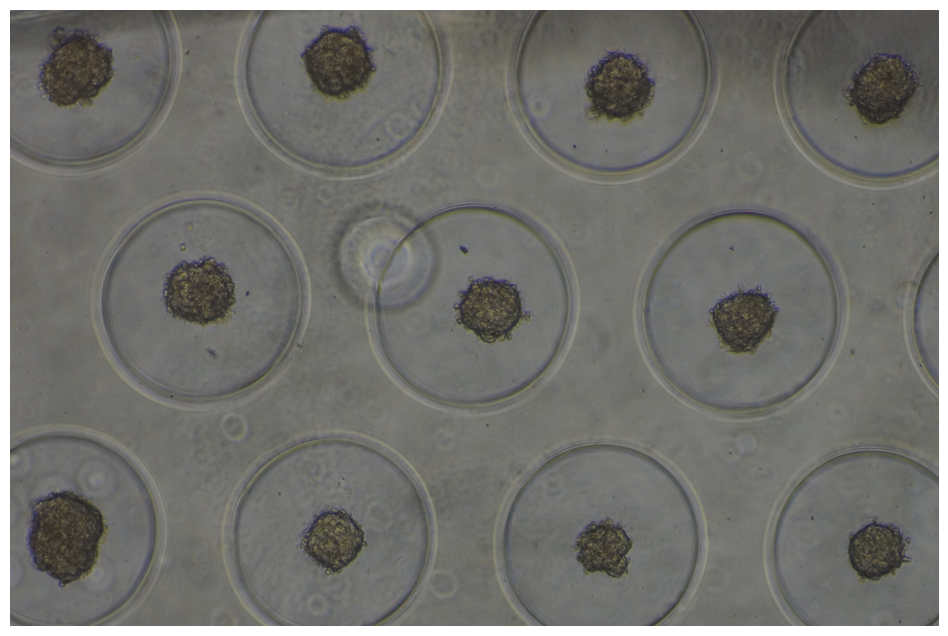
#> input picture assets/sample.png, 948 x 636 px; its folder holds only this picture in this run
$ python -i well_detection.py   (imports and definitions only)
#> lines starting #> are read from the running program, lines starting #| are printed output that depends on the picture; after the words box and inside, x2 and y2 are one past the last pixel; in counts of white or black regions, pixels touching at a corner belong together
from __future__ import annotations

import math
import statistics
from dataclasses import dataclass


@dataclass(frozen=True)
class Well:
  x: int
  y: int
  radius: int
  inferred: bool = False
  deep: bool = False

  # [8 lines left out: function as_dict, not called in this run]


@dataclass(frozen=True)
class SpheroidPrompt:
  box: tuple[int, int, int, int]
  center: tuple[int, int]
  area: int
  contrast: float

  # [7 lines left out: function as_dict, not called in this run]


def detect_wells(image_rgb, max_edge: int = 1200) -> list[Well]:
  cv2, np = _deps()
  if image_rgb.ndim != 3 or image_rgb.shape[2] < 3:
    raise ValueError("Well detection expects an RGB image")

  height, width = image_rgb.shape[:2]
  scale = min(1.0, max_edge / max(width, height)) if max_edge > 0 else 1.0
  if scale < 1.0:
    work = cv2.resize(image_rgb, None, fx=scale, fy=scale, interpolation=cv2.INTER_AREA)
  else:
    work = image_rgb

  gray = cv2.cvtColor(work, cv2.COLOR_RGB2GRAY)
  gray = cv2.GaussianBlur(gray, (9, 9), 2)
  short_edge = min(gray.shape[:2])
  circles = cv2.HoughCircles(
    gray,
    cv2.HOUGH_GRADIENT,
    dp=1.2,
    minDist=max(24, round(short_edge * 0.20)),
    param1=60,
    param2=25,
    minRadius=max(12, round(short_edge * 0.10)),
    maxRadius=max(24, round(short_edge * 0.25)),
  )
  if circles is None:
    return []

  detected = [
    Well(
      x=round(float(x) / scale),
      y=round(float(y) / scale),
      radius=round(float(radius) / scale),
    )
    for x, y, radius in circles[0]
  ]
  detected = _filter_radius_outliers(detected)
  completed = complete_well_rows(detected, width, height)
  deep_plate = _is_deep_well_plate(image_rgb, completed, cv2, np)
  return [
    Well(well.x, well.y, well.radius, inferred=well.inferred, deep=deep_plate)
    for well in completed
  ]


def complete_well_rows(wells: list[Well], width: int, height: int) -> list[Well]:
  if len(wells) < 4:
    return _sort_wells(wells)

  median_radius = statistics.median(well.radius for well in wells)
  rows = _cluster_rows(wells, tolerance=max(8.0, median_radius * 0.48))
  spacing = _horizontal_spacing(rows, median_radius)
  if spacing is None:
    return _sort_wells(wells)

  completed = []
  for row in rows:
    completed.extend(_complete_row(row, spacing, median_radius, width))
  return _sort_wells(_deduplicate_wells(completed, median_radius * 0.35))


# [159 lines left out: functions find_spheroid_prompt, choose_prompt_mask, not called in this run]


def _filter_radius_outliers(wells: list[Well]) -> list[Well]:
  if len(wells) < 3:
    return wells
  median_radius = statistics.median(well.radius for well in wells)
  return [
    well for well in wells
    if median_radius * 0.60 <= well.radius <= median_radius * 1.50
  ]


def _is_deep_well_plate(image_rgb, wells: list[Well], cv2, np) -> bool:
  if len(wells) < 3:
    return False
  gray = cv2.cvtColor(image_rgb, cv2.COLOR_RGB2GRAY)
  contrasts = []
  for well in wells:
    radius = well.radius
    crop_radius = round(radius * 0.58)
    left = max(0, well.x - crop_radius)
    top = max(0, well.y - crop_radius)
    right = min(gray.shape[1], well.x + crop_radius + 1)
    bottom = min(gray.shape[0], well.y + crop_radius + 1)
    crop = gray[top:bottom, left:right]
    if crop.size == 0:
      continue
    yy, xx = np.ogrid[:crop.shape[0], :crop.shape[1]]
    local_x = well.x - left
    local_y = well.y - top
    distance_sq = (xx - local_x) ** 2 + (yy - local_y) ** 2
    inner = distance_sq <= (radius * 0.28) ** 2
    outer = (distance_sq >= (radius * 0.38) ** 2) & (distance_sq <= (radius * 0.55) ** 2)
    if np.any(inner) and np.any(outer):
      contrasts.append(float(np.median(crop[inner])) - float(np.median(crop[outer])))
  return bool(contrasts and statistics.median(contrasts) > 50.0)


def _cluster_rows(wells: list[Well], tolerance: float) -> list[list[Well]]:
  rows = []
  for well in sorted(wells, key=lambda item: (item.y, item.x)):
    matching = [
      row for row in rows
      if abs(well.y - statistics.fmean(item.y for item in row)) <= tolerance
    ]
    if matching:
      min(matching, key=lambda row: abs(well.y - statistics.fmean(item.y for item in row))).append(well)
    else:
      rows.append([well])
  return [sorted(row, key=lambda item: item.x) for row in rows]


def _horizontal_spacing(rows: list[list[Well]], median_radius: float) -> float | None:
  differences = []
  for row in rows:
    differences.extend(
      right.x - left.x
      for left, right in zip(row, row[1:])
      if median_radius * 1.6 <= right.x - left.x <= median_radius * 6.0
    )
  if not differences:
    return None
  differences.sort()
  lower_count = max(1, math.ceil(len(differences) * 0.60))
  spacing = statistics.median(differences[:lower_count])
  return spacing if median_radius * 1.8 <= spacing <= median_radius * 5.5 else None


def _complete_row(row: list[Well], spacing: float, median_radius: float, width: int) -> list[Well]:
  anchor = min(row, key=lambda item: item.x)
  positions = []
  index = math.floor((0 - anchor.x) / spacing)
  while True:
    x = anchor.x + index * spacing
    if x > width - 1:
      break
    if x >= 0:
      nearest = min(row, key=lambda item: abs(item.x - x))
      if abs(nearest.x - x) <= spacing * 0.28:
        positions.append(nearest)
      else:
        positions.append(Well(
          x=round(x),
          y=round(statistics.fmean(item.y for item in row)),
          radius=round(median_radius),
          inferred=True,
        ))
    index += 1
  return positions


def _deduplicate_wells(wells: list[Well], distance: float) -> list[Well]:
  kept = []
  for well in sorted(wells, key=lambda item: (item.inferred, item.y, item.x)):
    if all(math.hypot(well.x - other.x, well.y - other.y) > distance for other in kept):
      kept.append(well)
  return kept


def _sort_wells(wells: list[Well]) -> list[Well]:
  return sorted(wells, key=lambda item: (item.y, item.x))


def _odd_size(value: float, minimum: int, maximum: int) -> int:
  size = max(minimum, min(maximum, round(value)))
  return size if size % 2 == 1 else size + 1


def _deps():
  try:
    import cv2
    import numpy as np
  except ImportError as exc:
    raise RuntimeError(
      "Well-aware segmentation requires numpy and opencv-python-headless"
    ) from exc
  return cv2, np

>>> import cv2
>>> picture = cv2.cvtColor(cv2.imread('../assets/sample.png'), cv2.COLOR_BGR2RGB)
>>> result = detect_wells(picture)
#> in detect_wells, `circles = cv2.HoughCircles( gray, cv2.HOUGH_GRADIENT, dp=1.2, minDist=..`: circles = [[598.2, 541.8, 95.08], [738.6, 310.2, 94.72], [469.8, 304.2, 93.28], [51, 528.6, 98.08], [333, 533.4, 99.28], [198.6, 301.8, 97.48], [333, 66.6, 88.84]]
#> in detect_wells, `detected = [ Well( x=round(float(x) / scale), y=round(float(y) / scale..`: detected = 7 items
#> in _filter_radius_outliers, `median_radius = statistics.median(well.radius for well in wells)`: median_radius = 95
#> the loop in _cluster_rows, `for well in sorted(wells, key=lambda item: (item.y, item.x)):` made 7 passes
#> after the loop in _cluster_rows, `for well in sorted(wells, key=lambda item: (item.y, item.x)):`: rows = 3 items
#> the loop in _horizontal_spacing, `for row in rows:` made 3 passes
#> after the loop in _horizontal_spacing, `for row in rows:`: differences = [271, 269, 282, 265]
#> in _horizontal_spacing, `lower_count = max(1, math.ceil(len(differences) * 0.60))`: lower_count = 3
#> in _horizontal_spacing, `spacing = statistics.median(differences[:lower_count])`: spacing = 269
#> the loop in complete_well_rows, `for row in rows:` made 3 passes
#> after the loop in complete_well_rows, `for row in rows:`: completed = 11 items
#> the loop in _deduplicate_wells, `for well in sorted(wells, key=lambda item: (item.inferred, item.y, ite..` made 11 passes
#> the loop in _is_deep_well_plate, `for well in wells:` made 11 passes
#> (radius, crop_radius, left, top, right, bottom, local_x, local_y) on passes 1 to 11: (95, 55, 9, 12, 120, 123, 55, 55), (89, 52, 281, 15, 386, 120, 52, 52), (95, 55, 547, 12, 658, 123, 55, 55), (95, 55, 816, 12, 927, 123, 55, 55), (97, 56, 143, 246, 256, 359, 56, 56), (93, 54, 416, 250, 525, 359, 54, 54), (95, 55, 684, 255, 795, 366, 55, 55), (98, 57, 0, 472, 109, 587, 51, 57), (99, 57, 276, 476, 391, 591, 57, 57), (95, 55, 803, 480, 914, 591, 55, 55), (95, 55, 543, 487, 654, 598, 55, 55)
#> pass 1, in _is_deep_well_plate, `crop = gray[top:bottom, left:right]`:
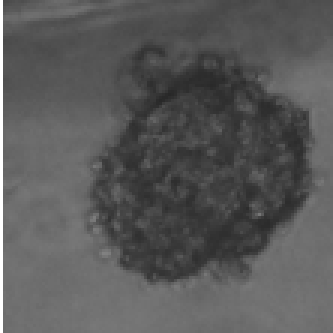
#> crop: shape (111, 111) (shown 3 times larger); min 39, max 255, mean 88.9
#> pass 1, in _is_deep_well_plate, `distance_sq = (xx - local_x) ** 2 + (yy - local_y) ** 2`:
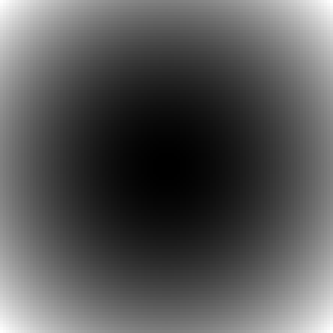
#> distance_sq: shape (111, 111) int64 (shown 3 times larger); min 0, max 6050, mean 2053.3; drawn with min black and max white
#> pass 1, in _is_deep_well_plate, `inner = distance_sq <= (radius * 0.28) ** 2`:
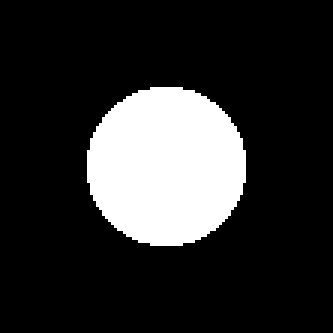
#> inner: shape (111, 111) bool (shown 3 times larger); 18.1% white; 1 white region, box (x1, y1, x2, y2) and area: (29, 29, 82, 82) 2225
#> pass 1, in _is_deep_well_plate, `outer = (distance_sq >= (radius * 0.38) ** 2) & (distance_sq <= (radiu..`:
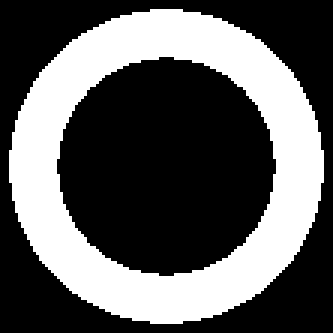
#> outer: shape (111, 111) bool (shown 3 times larger); 36.5% white; 1 white region, box (x1, y1, x2, y2) and area: (3, 3, 108, 108) 4492
#> after the loop in _is_deep_well_plate, `for well in wells:`: contrasts = [-31, -51, -17, -8, -45, -35, -44, -43, -36, -19, -44]
#> in detect_wells, `deep_plate = _is_deep_well_plate(image_rgb, completed, cv2, np)`: deep_plate = False
#> result = 11 items
